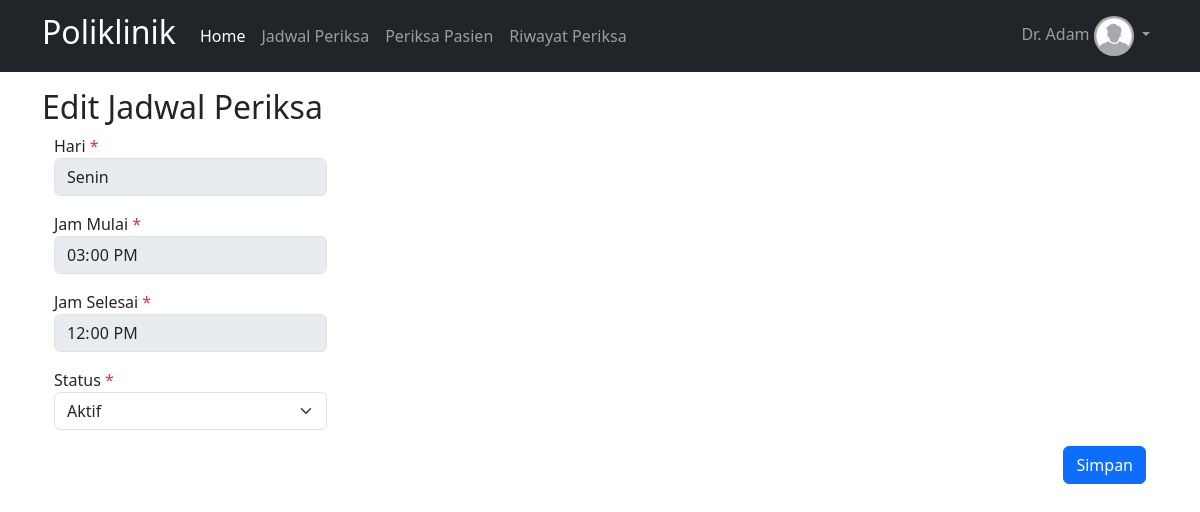
The page /dashboardDokter.php?page=editJadwalPeriksa&id=5 (signed in) on the database its author committed.
### tables this page shows
CREATE TABLE `jadwal_periksa` (
  `id` int(10) UNSIGNED NOT NULL,
  `id_dokter` int(10) UNSIGNED NOT NULL,
  `hari` enum('Senin','Selasa','Rabu','Kamis','Jumat','Sabtu') NOT NULL,
  `jam_mulai` time NOT NULL,
  `jam_selesai` time NOT NULL,
  `status` enum('Aktif','Tidak Aktif') NOT NULL
);

### editJadwalPeriksa.php (the view, shortened to what this page needs)
<main id="jadwalPeriksa-page">
    <div class="container" style="margin-top: 5.5rem;">
        <div class="row">
            <h2 class="ps-0">Edit Jadwal Periksa</h2>
            <div class="container">
                <form action="" method="POST" onsubmit="return(validate());">
                    <?php
                    $hari = '';
                    $jam_mulai = '';
                    $jam_selesai = '';
                    if (isset($_GET['id'])) {
                        $get = mysqli_query($mysqli, "SELECT * FROM jadwal_periksa
                                WHERE id='" . $_GET['id'] . "'");
                        while ($row = mysqli_fetch_array($get)) {
                            $hari = $row['hari'];
                            $jam_mulai = $row['jam_mulai'];
                            $jam_selesai = $row['jam_selesai'];
                        }
                    ?>
                    <?php
                    }
                    ?>
                    <div class="dropdown mb-3 w-25">
                        <label for="hari">Hari <span class="text-danger">*</span></label>
                        <input disabled type="text" name="hari" class="form-control" required value="<?php echo $hari ?>">
                    </div>
                    <div class="mb-3 w-25">
                        <label for="jam_mulai">Jam Mulai <span class="text-danger">*</span></label>
                        <input disabled type="time" name="jam_mulai" class="form-control" required value="<?php echo $jam_mulai ?>">
                    </div>
                    <div class="mb-3 w-25">
                        <label for="jam_selesai">Jam Selesai <span class="text-danger">*</span></label>
                        <input disabled type="time" name="jam_selesai" class="form-control" required value="<?php echo $jam_selesai ?>">
                    </div>
                    <div class="dropdown mb-3 w-25">
                        <label for="status">Status <span class="text-danger">*</span></label>
                        <select class="form-select" name="status" aria-label="status">
                            <option value="Aktif">Aktif</option>
                        </select>
                    </div>
                    <div class="d-flex justify-content-end mt-2">
                        <button type="submit" name="simpanData" class="btn btn-primary">Simpan</button>
                    </div>
                </form>
            </div>
        </div>
    </div>
</main>

### rows shown on the page
jadwal_periksa: hari "Senin", jam_mulai "15:00:00", jam_selesai "12:00:00"

### other values the page prints
$_SESSION['nama'] "Dr. Adam"
